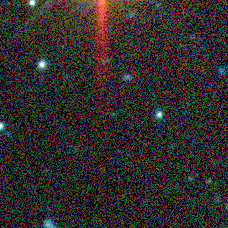
#> input picture Images/galaxies/DESJ022514.1722-042754.5868_yzi_stiff.png, 228 x 228 px; its folder holds 4 pictures in this run
$ jupyter execute --allow-errors 'Relatório IC - fase 1.ipynb'   (shell and % lines are left out)
#> lines starting #> are read from the running program, lines starting #| are printed output that depends on the picture
# &emsp; Photometric redshifts: Reprodução e Validação de Resultados de &emsp; Verificação Científica do Dark Energy Survey

### &emsp; &ensp; Relatório de Projeto de Iniciação Científica

<br>

**Heloisa da Silva Mengisztki**
<br>
**Orientação: Julia Gschwend**
<br>
<br>
**Última verificação: 27/05/2020**

## 1 - Introdução

A astronomia observacional é uma área bastante ampla, abrangendo grandes áreas como o estudo do sistema solar, astrofísica estelar, estrutura da galáxia, astrofísica extragaláctica e cosmologia. A medida de distâncias em escalas cosmológicas, grandeza essencial para diversas áreas de estudo, é feita de forma indireta a partir de técnicas de fotometria ou espectroscopia de galáxias.

A espectroscopia é uma técnica que utiliza da emissão e absorção de objetos para extrair gráficos com fluxo energético por comprimento de onda, esse resultado é chamado de Spectral Energy Distribution (SED). Já a fotometria utiliza de imagens para calcular magnitudes aparentes, o quão brilhante um objeto parece no céu, para isso os telescópios capturam inúmeras imagens em diferentes comprimentos de onda e, posteriormente, geraram catálogos de dados disponibilizados para estudos.

Tudo no universo está em movimento, e de maneira geral, em relação a quem observa, os objetos podem estar se aproximando (blueshift), aparentemente parado (unshift) ou se afastando (redshift). Esse fenômeno foi primeiramente observado por volta de 1929 por Edwin Hubble, onde, utilizando da técnica de espectroscopia de galáxias, observou que, a maioria das galáxias pareciam estar se afastando da Terra. Esse estudo, mais tarde, originou a lei de Hubble, utilizada para calcular distância de galáxias no universo com base na distorção dos comprimentos de onda da luz, efeito Doppler. Atualmente, o universo pode ser estudado de maneira singular, onde se escolhem objetos para os telescópios observarem e extraírem dados específicos, ou em conjunto, onde se varre o céu para extrair a maior quantidade de informações, de maneira geral, sobre um grupo de objetos.

Dentro do estudo de redshift de galáxias a área de tecnologia da informação está extremamente envolvida em todas as etapas do processo, desde a captura dos dados, na construção das imagens possíveis de se observar do universo, nas análises científicas, entre outros. No cálculo de redshift de galáxias em quantidade massiva, existem duas técnicas principais para processar esses dados: template fitting e machine learning. Para machine learning temos algoritmos responsáveis por aprenderem a calcular redshifts fotométricos pelo treinamento de uma inteligência artificial (IA). O processo de treinamento envolve a necessidade de se ter uma amostra com resultados de redshifts espectroscópicos já conhecidos para alimentar e ensinar a IA. E, para o template fitting são utilizados algoritmos que fazem comparação com dados espectrográficos já existentes de galáxias, SEDs, para encaixar novas galáxias e determinar o resultados de redshift.

Com isso tudo o objetivo desse estudo é compreender os principais conceitos dentro da astronomia voltada para o cálculo de redshifts fotométricos, reproduzindo os resultados de um dos algoritmos analisados no artigo: Photometric redshift analysis in the Dark Energy Survey Science Verification data, escrito por Sanchez _et al._, em 2014.

O artigo aborda, de uma maneira comparativa performática, como diferentes algoritmos se desempenham utilizando dados coletados pela DECam, câmera acoplada ao telescópio Blanco, utilizada pelo levantamento de energia escura, Dark Energy Survey (DES), no período de observação. O período de observação é uma fase de testes, onde acontecem capturas de imagens do céu para análises e correções no telescópio, possibilitando o treinamento e estudo de possíveis algoritmos para processar os dados que serão coletados posteriorimente.

No total, o artigo analisa treze algoritmos, dentre eles cinco baseados em templates (template fitting) e nove de machine learning. De maneira geral, para o conjunto de dados estudados no período de observação, os melhores resultados obtidos foram para os algoritmos de machine learning, que apresentaram um melhor desempenho em comparação aos de template fitting. Também foram analisados dois conjuntos de dados, um principal (main) e outro de campo profundo (deep), composto por dados de galáxias com menor magnitude aparente, menor brilho e portanto exigem maior tempo de exposição para serem capturadas. Para cada algoritmo foram realizadas quatro etapas de teste comparando como os algoritmos se comportam em diferentes cenários, escolhendo entre as amostras deep e main para treino e validação.

Em conclusão, o artigo confirma que os dados com maior razão sinal-ruído e a presença da banda u, no cálculo do redshift, geram melhores resultados, e para comparar quantitativamente, traz diversas métricas evidenciando como cada algoritmo se desempenha com os dados coletados. Aponta também, que na maioria, os códigos testados já atendem os requisitos científicos necessários estabelecidos pelo levantamento do DES mesmo na etapa de observação. E por fim, esclarece a capacidade de reprodução das distribuições de redshift (os histogramas N(z)) em bins tomográficos (fatiando o céu em faixas de redshift, por exemplo com delta z = 0.2), distribuições essas, muito usadas na cosmologia. Proporcionando observar como cada código se comporta de acordo com a natureza dos dados coletados, possibilitando uma seleção mais acurada de algoritmos para uma extração mais precisa de resultados.

___
## 2 - Dados

Os dados utilizados no artigo foram dados capturados na etapa de validação, DES science verification (DES-SV), pela DECam de quatro regiões observadas no céu, COSMOS, VVDS F14, SN-X3 e SN-C3, dispostas na fig. 4. Essas regiões froam escolhidas por já conterem dados coletados em outras pesquisas, com outros telescópios e outras câmeras, e portanto, oferecem resultados já conhecidos e calculados de redshift, possibilitando a validação dos resultados obtidos com diversos algoritmos em cima das imagens capturadas com a DECam.

>
>
> **Figura 1.** Cada "tijolo" é um sensor da câmera responsável pela captura de imagens.
>
> fonte: Dark Energy Survey - 2016.

A pesquisa conta com dois conjuntos de amostras, uma principal e outra mais profunda de campo, respectivamente main e deep. Sendo a main com dados dos campos VVDS F14, SN-X3 e SN-C3 e a deep com maior tempo de exposição para os campos COSMOS, SN-X3 e SN-C3. Tanto a main quanto a deep foram divididas em dois conjuntos amostrais, um utilizado para treinamento de algoritmos, train, e o outro para as etapas de validação dos resultados, valid.

>**Figura 2.** Fluxo simplificado do processo de preparação das amostras. O DES-SV possui uma amostra completa de todos os objetos que a DECam consegue capturar, photometric sample, porém, foram selecionadas apenas as galáxias que possuíam um resultado de redshift espectroscópico já estudado previamente em outra pesquisa. Esse processo é repetido para a amostra main e deep, originando as amostras finais de treinamento e validação para os algoritmos. SExtractor é software responsável pela varredura na imagem e detectar as galáxias, par em seguida realizar a fotometria (medir fluxos, magnitudes, parâmetros de forma, etc)

Para reproduzir o artigo, esse estudo utilizou apenas a amostra principal, main, porém para comparação com o artigo a amostra deep foi utilizada na montagem dos gráficos, fig. 6 e fig.7, para melhor compreensão.
A amostra principal de treinamento, main train, consta com 5859 galáxias, enquanto a de validação, main valid, possui 6381 galáxias. Nelas foram fornecidas os resultados das magnitudes em cinco faixas de comprimento de onda, grizY, e seus respectivos erros de cálculo, com adicional da banda u, capturada pela DECam na etapa de validação, mas não utilizada para o DES.

>**Figura 3.** Representação visual da transmissividade por cada banda/filtro, sendo filtro o vidro que fica na frente da lente do telescópio feito de materias específicos que permitem a passagem de apenas uma faixa de comprimento de onda. Para o DES as bandas principais são as grizY.
>
> fonte: Gschwend, J. - 2019

É importante pontuar que existem duas magnitudes calculadas presentes na amostra main para cada banda, a MAGAUTO e MAGDETMODEL. A MAGAUTO é detectada pelo fluxo dentro de uma abertura elíptica automaticamente ajustada em torno centro do objeto (pico de fluxo detectado pelo software SExtractor). A MAGDETMODEL é calculada de maneira não automática, onde a abertura é ajustada considerando diferentes modelos de galáxias e escolhendo aquele que melhor se ajusta à distribuição de fluxo detectado na imagem. A amostra também vem com o valor da Ascensão Reta (R.A.) e Declinação (Dec.) utilizadas para indicar a posição em que a galáxia pode ser observada no céu, assim como seus identificadores únicos e o campo com o resultado do redshift espectroscópico já previamente calculado em outras pesquisas científicas, utilizado para a validação dos resultados calculados com o redshift fotométrico.

[cell 1]
import numpy as np
import pandas as pd
import matplotlib.pyplot as plt


plt.style.use('seaborn-dark-palette')

[cell 2]
headers=[
    "u_auto", "u_auto_err", "u_det", "u_det_err",
    "g_auto", "g_auto_err", "g_det", "g_det_err",
    "r_auto", "r_auto_err", "r_det", "r_det_err",
    "i_auto", "i_auto_err", "i_det", "i_det_err",
    "z_auto", "z_auto_err", "z_det", "z_det_err",
    "Y_auto", "Y_auto_err", "Y_det", "Y_det_err",
    "z", "ra", "dec", "z_flags", "field_id", "number"
]

#> (the rest of this cell did not finish here and is left out)

[cell 3]
def localizacao(x_min, x_max, y_min, y_max):
    plt.plot(full_sample_df.ra, full_sample_df.dec, f".", color="midnightblue", alpha=0.2)
    plt.xlabel("RA", fontsize=18)
    plt.ylabel("DEC", fontsize=18)
    plt.xticks(fontsize=16)
    plt.yticks(fontsize=16)
    plt.xlim(x_min, x_max)
    plt.ylim(y_min, y_max)

[cell 4]
plt.figure(figsize=[11,11])
plt.suptitle("Figura 4. Localização da amostra", fontsize=18)

ax1 = plt.subplot(2,2,1)
ax1.set_title('SN-C3',fontsize=16)
#> (the rest of this cell did not finish here and is left out)

>**Figura 4.** O aglomerado em cada campo dentro dos hexágonos é formado por conta dos dados serem a junção de amostras mapeadas de maneira distinta, e, portanto, possuem essa distribuição espacial heterogênea. Conforme mais pesquisas varrem os campos, maior a quantidade de dados capturados e, portanto, acabam aparecendo mais objetos no local.

[cell 5]
def mag_sr(key):
    plt.plot(full_deep_sample_df[f"{key}_auto"], 1/full_deep_sample_df[f"{key}_auto_err"], f".", label="deep", color="k", alpha=0.2)
    plt.plot(full_main_sample_df[f"{key}_auto"], 1/full_main_sample_df[f"{key}_auto_err"], f".", label="main", color="dodgerblue", alpha=0.2)

    plt.xlabel(f"{key} magnitude", fontsize=16)
    plt.ylabel("S/N", fontsize=16)

    plt.xticks(fontsize=16)
    plt.yticks(fontsize=16)

    plt.xlim(21, 25)
    plt.ylim(0, 60)

    plt.legend(prop={'size': 14})

[cell 6]
plt.figure(figsize=[8,8])
plt.suptitle("Figura 5. razão sinal-ruído nas bandas griz", fontsize=16)

plt.subplot(2,2,1)
#> (the rest of this cell did not finish here and is left out)

>**Figura 5.** Reprodução da fig. 2 do artigo. Aqui temos um para as bandas griz uma comparação sinal-ruído pela magnitude. A relação da razão sinal-ruído pela magnitude expressa o grau de incerteza, erro, na medida da magnitude. Pode-se observar que, quanto maior a magnitude aparente (objetos menos brilhantes no céu) menor o sinal ruido, e conforme o valor da magnitude vai aumentando aumenta o sinal-ruido também, portanto, são objetos mais fáceis de medir justamente por serem mais brilhantes. Além disso, a relação não é linear, ela segue uma curva, o que tem a ver com a definição de magnitude, que segue uma escala em log em relação ao fluxo medido. Como comparamos duas amostras diferentes, podemos ver os pontos espalhados mas ainda é possível reconhecer claramente a amostra deep e main nos paineis.

### Pesagem.

Para que a amostra de validação represente a amostragem fotométrica total, conforme fluxo indicado na fig. 2, existe um processo de pesagem que utiliza o algoritmo de pesos descrito em Lima et al. 2008. Basicamente, são utilizados algoritmos que associam um valor representando a densidade no espaço multidimensional de observáveis (cores e magnitudes) para cada galáxia, esse valor é obtido comparando a amostra total com a de validação. A amostra de validação com pesagem se torna interessante para análises por conta da representatividade, visível na fig 7., da amostra total capturada.

[cell 7]
query = "18 < i_auto & i_auto < 24 & 0 < (g_auto-r_auto) & (g_auto-r_auto) < 2 & 0 < (r_auto-i_auto) & (r_auto-i_auto) < 2"

[cell 8]
plt.figure(figsize=[6,6])
plt.suptitle("Figura 6. Distribuição dos dados de por quantidade", fontsize=16)

#> (the rest of this cell did not finish here and is left out)

>**Figura 6.** Reprodução da fig. 3 do artigo. Para reproduzir o gráfico foi utilizado  as amostras de calibração e filtrado de acordo com a descrição feita para a fig. 4 no artigo.

#> (a cell that did not finish here is left out)

[cell 10]
plt.figure(figsize=[6,6])
plt.suptitle("Figura 7. Impacto da pesagem nas amostras", fontsize=16)

bins = np.arange(14,28,0.2)

#> (the rest of this cell did not finish here and is left out)

>**Figura 7.** Reprodução da fig. 4 do artigo para a banda g. Aqui é possível ver como a técnica de pesagem se comparado a amostra sem pesagem, consegue chegar bem próximo a amostra total photometric sample.

___
## 3 - Metodologia

Dentre os treze algoritmos estudados por Sanchez, escolhemos o Bayesian Photometric Redshifts - BPZ por ser um algoritmo que possivelmente será priorizado para ser executado no comissionamento do LSST, na etapa de validação.

O BPZ é um algoritmo open source escrito em python 2, que utiliza a técnica de template-fitting para calcular prováveis resultados de redshifts, probability density function (PDF). O algoritmo segue o Teorema de Bayes, utilizando a probabilidade condicional para determinar um resultado, ou seja, sabendo de um evento já ocorrido, teremos um resultado levando em consideração esse valor. No nosso caso, chamamos esse dados já conhecidos de prior e utilizamos um algoritmo responsável por ajudar a determinar tipos de galáxias com base no estudo realizado para o telescópio. O BPZ utiliza dos valores das magnitudes, fornecidos nas diferentes bandas para encaixar os pontos, valores das magnitudes, com modelos de SEDs diferentes, para então, ser estimado qual chance do ponto ser um tipo específico de galáxia e possuir um dado redshift (z). Estas probabilidades são calculadas para vários pequenos intervalos (dz), totalizando 1 ou 100%  dentro da faixa estudada. A partir destas distribuições de probabilidade, um valor único (indicado pela coluna z best - zb) é adotado como uma estimativa pontual de redshift para cada galáxia. Este valor pode ser derivado da média, mediana, ou moda da distribuição, dependendo da escolha do usuário na configuração do BPZ.

Para executar o estudo foi necessário configurar e executar o algoritmo observando seus resultados com base nos parâmetros configurados. Esse processo foi dividido em três etapas, cada uma terminando com os resultados de redshifts calculados pelo algoritmo e comparando com o resultado do redshift espectroscópico já presente na amostra, observando diferenças para aplicar possíveis correções nas próximas execuções.

### **Primeira etapa.**

A primeira execução foi realizada com os valores padrão já presentes no algoritmo e ressaltados pelo autor na documentação oficial. O objetivo nessa etapa é entender como o algoritmo pode ser executado de maneira geral. Para isso, foi necessário realizar a preparação da amostra, ajustando os valores das magnitudes que extrapolam a condição 99 < x < 0, para 99. Como o algoritmo não necessita de treinamento, foi utilizando a amostra main de validação com as magnitudes MAGAUTO nas bandas ugrizY e seus respectivos valores de erro. O algoritmo também pede um arquivo .columns utilizado para indicar os índices de cada banda no arquivo principal, o valor do redshift espectroscópico já presente na amostra, uma magnitude de referência e identificadores únicos. Geralmente a magnitude de referência se dá nas bandas com maior capacidade de captura por possuírem os menores erros, conforme pode ser observado na fig. 3, portanto, utilizamos a magnitude i como referência.

A avaliação dos resultados se deu pela comparação dos valores do redshift fotométrico com o redshift espectroscópico, possibilitando analisar o comportamento dos resultados obtidos em paralelo à fig. 5 do artigo.

### **Segunda etapa.**

A segunda etapa constou com o estudo dos parâmetros do algoritmo e a alteração dos valores padrões para encaixarem com a amostra do DES. Nessa etapa foram utilizadas as MAGAUTOS em todas as bandas conforme feito na primeira etapa. Para configuração final alteramos o valor do PRIOR, ZMAX, DX, INTERP e FILTROS, dispostos e explicados brevemente a seguir.

1. PRIOR: informação já conhecida de outros estudos que ajudam a desempatar múltiplos possíveis resultados. Nesse caso são cálculos que ajudam a definir qual o formato da galáxia em seu estado de formação, de acordo com a evolução morfológica e suas emissões nas diferentes bandas.
    * padrão: hdfn_gen. (Hubble Deep Field North)
    * alteração: cosmos_Laigle.
2. ZMAX: estabelece um limite máximo de valor para calcular o photo-z.
    * padrão: 10
    * alteração: 2
3. DZ: a resolução do redshift. Responsável por trazer maior distinção de picos próximos.
    * padrão: 0.05
    * alteração: 0.01
4. INTERP: número de interpolação que o algoritmo fará para cada template.
    * padrão: 0
    * alteração: 2
5. FILTROS: filtros com o cálculo da curva de transmissividade para cada banda. Cada telescópio possui filtros diferentes, nesse caso, como estamos olhando os resultados da DECam  mudamos para os filtros da DECam, indicando no arquivo .columns do algoritmo.
    * padrão: SDSS (Sloan Digital Sky Surveys - espectroscópico)
    * alteração: filtros da DECam (fotométricos)

### **Terceira etapa.**

A terceira execução foi feita utilizando as configurações alteradas na segunda etapa e modificando a magnitude para a MAGDETMODEL conforme indicado no artigo. Também foi executado o algoritmo removendo a banda u para comparação.Importante ressaltar que o DES não possui coleta para a banda u e, portanto foi realizado esse ajuste nas configurações para o resultado dado como final.

[cell 11]
# [12 lines left out: function plot_photoz_zspec, not called in this run]

[cell 12]
headers_bpz = ["id", "zb", "zbmin", "zbmax", "tb", "odds", "zml", "tml", "chisq", "zspec", "M0", "other", "chisq2", "nfdet", "nfobs"]

#> (the rest of this cell did not finish here and is left out)

[cell 13]
plt.figure(figsize=[11,11])
plt.suptitle("Figura 8. Resultado bpz vs z-spec", fontsize=16)

ax1 = plt.subplot(2,2,1)
ax1.set_title('Primeira execução',fontsize=16)
#> (the rest of this cell did not finish here and is left out)

>**Figura 8.**  Evolução na reprodução da fig. 5 do artigo para a o BPZ. É possível ver para cada etapa a aproximação com o resultado do artigo. A linha vermelha representa o valor onde o redshift fotométrico se iguala ao redshift espectroscópico. Para o resultado sem a banda u, percebemos uma espécie de bainha sendo formada justamente pela remoção do dado nessa banda, que auxilia a calcular o quanto uma SED foi deslocada. Se removermos a banda g, o mesmo vai acontecer numa faixa de maior z, e assim sucessivamente.

#### Resultado sem a banda u

Na terceira execução, foi executado o algoritmo novamente removendo a banda u, ao remover essa banda é possível compreender visualmente o impacto no resultado do redshift obtido, fig.8. Essa precisão no cálculo do phot-z acontece por conta da quebra que algumas galáxias apresentam em 4000A que acabam caindo dentro ou rente à faixa de comprimento de onda coberta pela banda u. Nesses casos a banda ajuda a localizar a quantidade de desvio da SED para o vermelho. Quando removemos uma banda, seja ela em qualquer faixa, perdemos essa informação dificultando na hora de encaixar os pontos das magnitudes na faixa com as SEDS.

#### Target Viewer

Além da terceira execução. Foi retirado da amostra de calibração, com base no desenho peculiar formado pela fig. 9, dez pontos aleatórios com zb ~= 0.8 para serem observados no Target Viewer, quatro deles dispostos na fig. 10. Essa análise foi realizada para visualização das imagens capturadas que vem a compor os catálogos amostrais.

#> (a cell that did not finish here is left out)

[cell 15]
# Bokeh libs
from bokeh.plotting import figure, show
from bokeh.io import output_notebook
from bokeh.models import ColumnDataSource, NumeralTickFormatter, Button
from bokeh.layouts import column

#define que a saida será via notebook
output_notebook()

#função que monta o gráfico
# [33 lines left out: function grafico, not called in this run]

#renderiza o documento (celula) com o que foi definido dentro do callback
show(grafico)

>**Figura 9.** Gráfico feito a partir dos resultados de redshifts obtidos na primeira rodada. Pode-se observar um caminho que se forma por conta da utilização da MAGAUTO para o cálculo de redshift.

[cell 16]
import matplotlib.image as mpimg
from glob import glob

images = glob("Images/galaxies/*.png")

fig, axes = plt.subplots(nrows=1, ncols=4, figsize=[8,8], dpi=500)
fig.set_figwidth(40)
fig.set_figheight(40)

for img, ax in zip(images, axes.ravel()):
    img1 = mpimg.imread(img)
#> img1 is the input picture: shape (228, 228, 3) float32; mean R, G, B 0.185, 0.17, 0.163
    ax.set_title(f'bandas - {img[img.find("_")+1:img.find("_stiff")]}',fontsize=30)
    ax.imshow(img1)
    ax.axis('off')

plt.subplots_adjust(wspace=.01, hspace = .01)
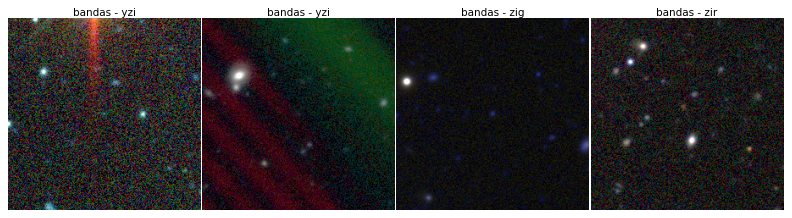
#> figure drawn by matplotlib, 4 panels
